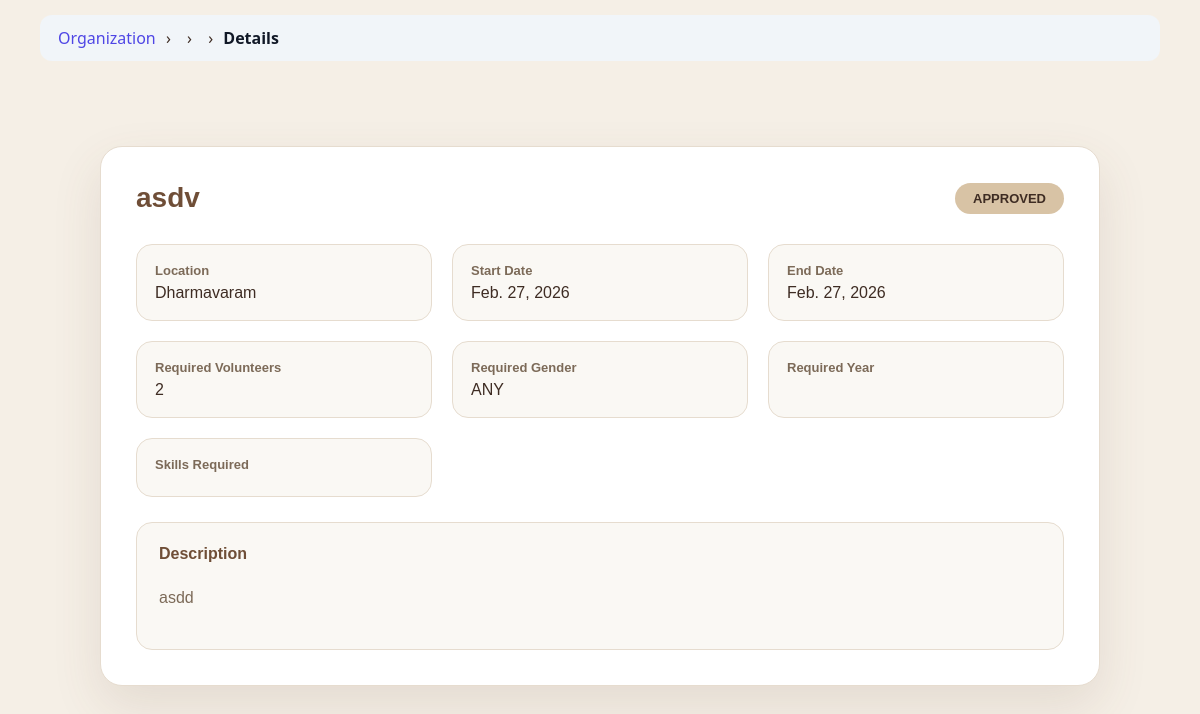
/organization/service/30/details/ (signed in), run on an earlier commit of the app's database.
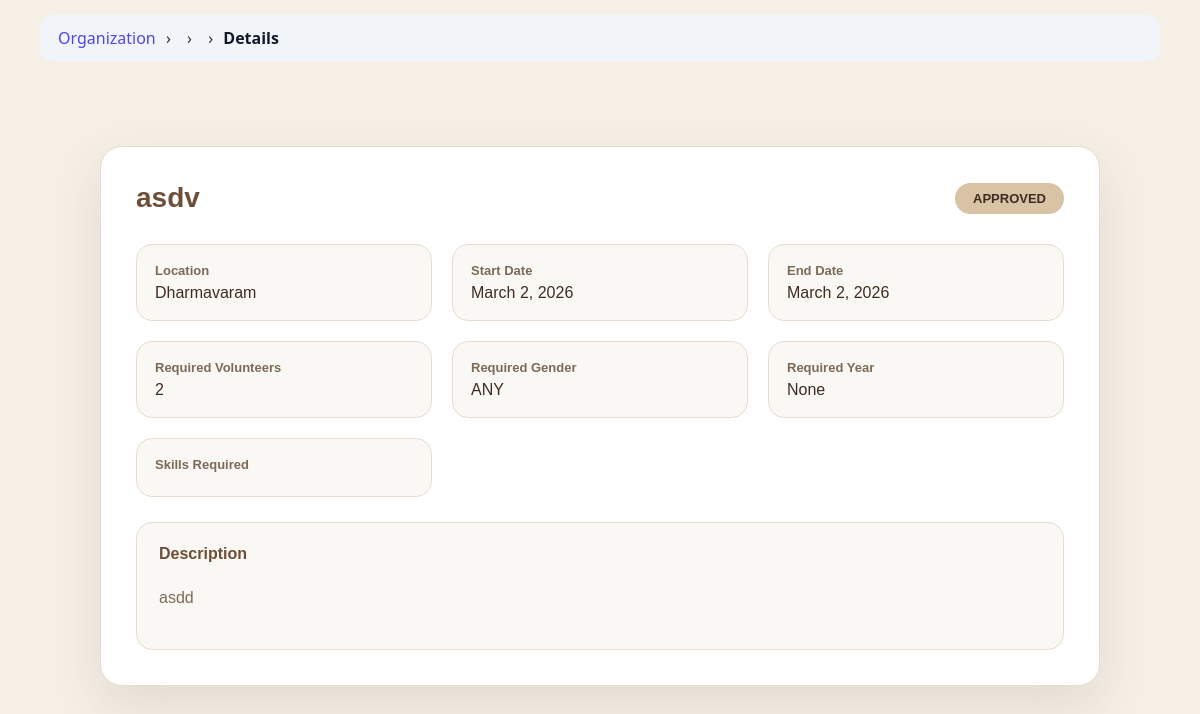
And on a later commit of the database.
### app1/models.py (models this page shows, shortened)
class Service(models.Model):
    STATUS_CHOICES = (
        ('PENDING', 'Pending'),
        ('APPROVED', 'Approved'),
        ('REJECTED', 'Rejected'),
        ('COMPLETED', 'Completed'),
    )
    title = models.CharField(max_length=200)
    description = models.TextField()
    location = models.CharField(max_length=100)
    start_date = models.DateField()
    end_date = models.DateField()
    reminder_sent = models.BooleanField(default=False)
    max_volunteers = models.IntegerField()
    coordinators = models.JSONField(default=list, blank=True)
    GENDER_PREF = (
        ("ANY", "Any"),
        ("MALE", "Male"),
        ("FEMALE", "Female"),
    )
    required_gender = models.CharField(
        max_length=10,
        choices=GENDER_PREF,
        default="ANY"
    )
    required_year = models.CharField(
        max_length=20,
        blank=True,
        null=True
    )
    organization = models.ForeignKey(
        Organization,
        on_delete=models.CASCADE
    )
    organization_name = models.CharField(
        max_length=200,
        blank=True
    )
    status = models.CharField(
        max_length=20,
        choices=STATUS_CHOICES,
        default='PENDING'
    )
    authorization_letter = models.FileField(
        upload_to="service_letters/",
        null=True,
        blank=True
    )
    created_at = models.DateTimeField(auto_now_add=True)

### app1/views.py (the view)
# urls.py: path('organization/service/<int:service_id>/details/',views.organization_service_detail,name='organization_service_detail'),
@login_required
def organization_service_detail(request, service_id):
    if request.user.role != "ORGANIZATION":
        return redirect("login")
    service = get_object_or_404(Service, id=service_id)
    if service.organization.user != request.user:
        return redirect("organization_dashboard")
    return render(
        request,
        "organization/service_detail.html",
        {
            "service": service
        }
    )

### app1/templatetags/breadcrumbs.py (called while the page is built)
@register.simple_tag(takes_context=True)
def generate_breadcrumbs(context):
    request = context['request']
    path = request.path.strip('/')
    parts = path.split('/')
    breadcrumbs = []
    url = ""
    for part in parts:
        url += "/" + part
        name = part.replace('-', ' ').replace('_', ' ').title()
        if part == "organization":
            breadcrumbs.append(("Organization", reverse("organization_dashboard")))
        elif part == "volunteer":
            breadcrumbs.append(("Volunteer", reverse("volunteer_dashboard")))
        elif part == "admin_panel":
            breadcrumbs.append(("Admin Panel", reverse("admin_dashboard")))
        elif part == "service" or part.isdigit():
            breadcrumbs.append(("", reverse("organization_dashboard")))
        else:
            breadcrumbs.append((name, url + "/"))
    return breadcrumbs

### app1/templates/organization/service_detail.html (shortened to what this page needs)
{% extends "organization/base.html" %}
{% block content %}
<div class="detail-wrapper">
    <div class="detail-card">
        <div class="detail-header">
            <h2>{{ service.title }}</h2>
            <span class="status-badge {{ service.status|lower }}">
                {{ service.status }}
            </span>
        </div>
        <div class="detail-grid">
            <div class="info-card">
                <div class="info-label">Location</div>
                <div class="info-value">{{ service.location }}</div>
            </div>
            <div class="info-card">
                <div class="info-label">Start Date</div>
                <div class="info-value">{{ service.start_date }}</div>
            </div>
            <div class="info-card">
                <div class="info-label">End Date</div>
                <div class="info-value">{{ service.end_date }}</div>
            </div>
            <div class="info-card">
                <div class="info-label">Required Volunteers</div>
                <div class="info-value">{{ service.max_volunteers }}</div>
            </div>
            <div class="info-card">
                <div class="info-label">Required Gender</div>
                <div class="info-value">{{ service.required_gender }}</div>
            </div>
            <div class="info-card">
                <div class="info-label">Required Year</div>
                <div class="info-value">{{ service.required_year }}</div>
            </div>
            <div class="info-card">
                <div class="info-label">Skills Required</div>
            </div>
        </div>
        <div class="description-box">
            <h4>Description</h4>
            <p>{{ service.description }}</p>
        </div>
    </div>
</div>
{% endblock %}

What changed in the data, as far as the page shows it:
changed Service "asdv": start_date "Feb. 27, 2026" → "March 2, 2026"; end_date "Feb. 27, 2026" → "March 2, 2026"; required_year (not shown) → "None"
